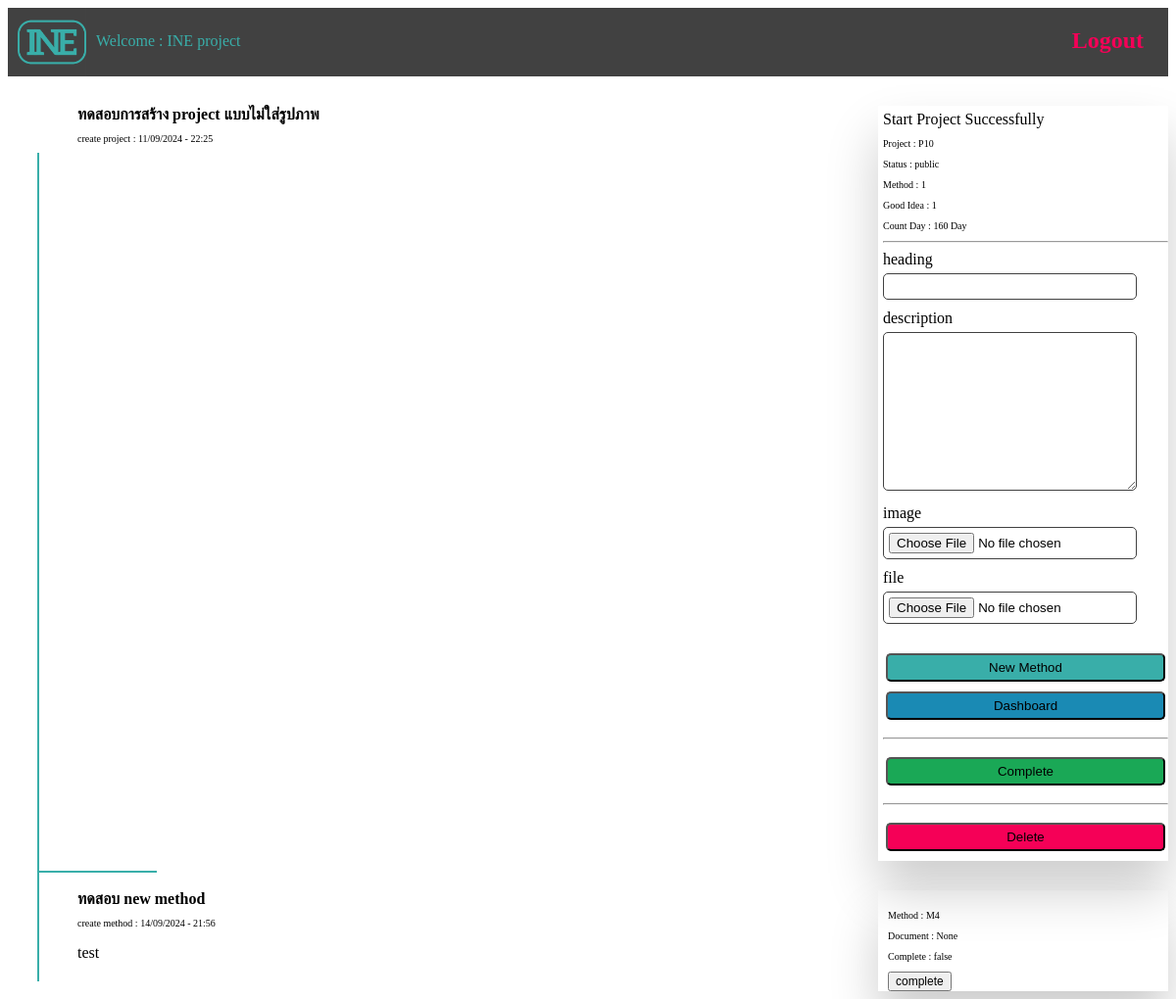
Page /dashboard/INE project/idea/10/ (signed in) on the earlier database version.
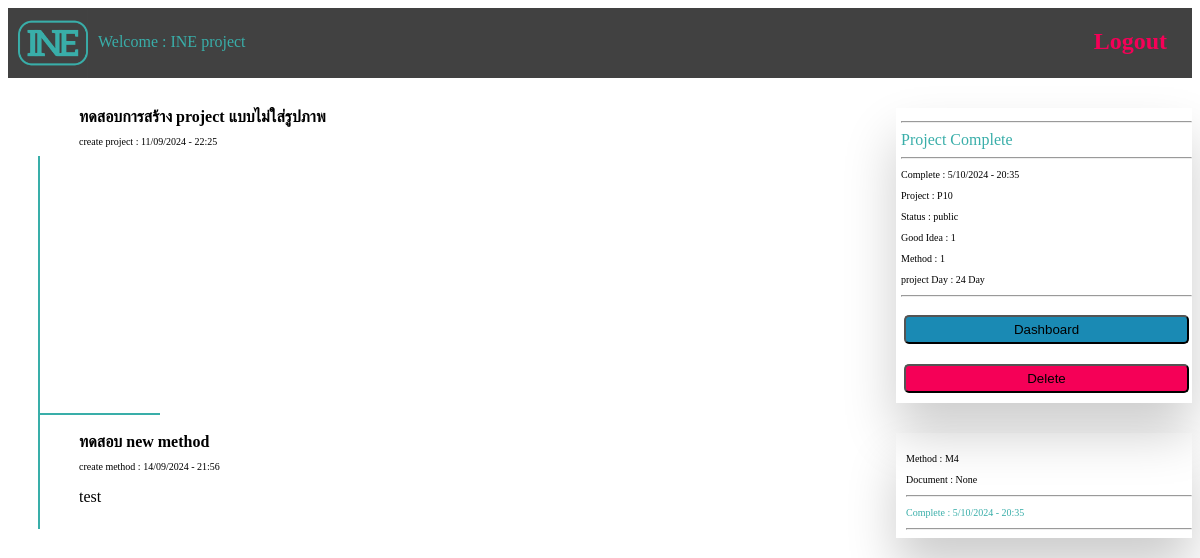
Same page on the later database version.
### INEapp/models.py (models this page shows, shortened)
class Idea(models.Model):
    key_user = models.ForeignKey(User,on_delete=models.CASCADE,null=False,blank=False)
    idea_name = models.CharField(max_length=100,null=False,blank=False)
    idea_description = models.TextField(null=True,blank=True)
    idea_image = models.ImageField(upload_to='media/idea',null=True,blank=True)
    idea_datetime = models.DateTimeField(auto_now_add=True)
    idea_complete = models.DateTimeField(null=True,blank=True)
    idea_status = models.BooleanField(default=False)
    idea_start = models.BooleanField(default=False)
    idea_good = models.ManyToManyField(User,related_name='good',blank=True)

class SubIdea(models.Model):
    key_idea = models.ForeignKey(Idea,on_delete=models.CASCADE,null=False,blank=False)
    sub_idea = models.CharField(max_length=155,null=False,blank=False)
    sub_body = models.TextField(null=False,blank=False)
    sub_image = models.ImageField(upload_to='media/sub_idea',null=True,blank=True)
    sub_file = models.FileField(upload_to='media/document',null=True,blank=True)
    sub_datetime = models.DateTimeField(auto_now_add=True)
    sub_complete = models.DateTimeField(null=True,blank=True)

### INEapp/views.py (the view)
# urls.py: path('dashboard/<str:name>/idea/<int:id>/',idea,name='idea'),
@login_required(login_url='/')
def idea(request,name,id):
    if request.method == 'POST':
        if request.POST.get('btn-start-project') is not None: #start
            status = request.POST.get('status_project')
            start_idea = Idea.objects.get(id=id)
            if status == 'private':
                start_idea.idea_status = True
            else:
                start_idea.idea_status = False
            start_idea.idea_start = True
            start_idea.save()
            del status,start_idea
            return redirect(reverse('idea',kwargs={'name':name,'id':id}))
        if request.POST.get('btn-delete-project') is not None: # delete
            return redirect(reverse('dashboard',kwargs={'name':name}))
        if request.POST.get('btn-new-subidea') is not None: # new method
            form_subidea = Formsubidea(request.POST,request.FILES)
            if form_subidea.is_valid():
                key = Idea.objects.get(id=id)
                idea = form_subidea.cleaned_data['sub_idea']
                body = form_subidea.cleaned_data['sub_body']
                image = None
                file = None
                if request.FILES.get('sub_image') is not None:
                    image = form_subidea.cleaned_data['sub_image']
                if request.FILES.get('sub_file') is not None:
                    file = form_subidea.cleaned_data['sub_file']
                else:pass
                new_method = SubIdea.objects.create(sub_idea=idea,sub_body=body,sub_image=image,sub_file=file,key_idea=key)
                new_method.save()
                del key,idea,body,image,file,form_subidea,new_method
                return redirect(reverse('idea',kwargs={'name':name,'id':id}))
            else:
                del form_subidea
                return HttpResponse('''<h1 style="color: #ff0101; font-size: 30px;">Create New Method failed !</h1>
                                        <p>please check information in form.</p><a href="{% url 'dashboard' name %}"><h3>dashboard</h3></a>
                                    ''')
        else:
            return redirect(reverse('idea',kwargs={'name':name,'id':id}))
    else:
        form_sub = Formsubidea()
        subidea = SubIdea.objects.filter(key_idea_id=id)
        image_profile = DataUser.objects.get(data_user_id=request.user.id)
        select_idea = Idea.objects.get(id=id)
        if select_idea.idea_complete is not None:
            count_day = int((datetime.date(select_idea.idea_complete) - datetime.date(select_idea.idea_datetime)).days)
        else:
            count_day = int((datetime.date(datetime.now()) - datetime.date(select_idea.idea_datetime)).days)
        context = {'name':name,'id':id,'idea':select_idea,'img':image_profile,'day_count':count_day,'form':form_sub,'sub':subidea}
        del select_idea,image_profile,count_day,form_sub,subidea
        return render(request,'idea.html',context)

### INEapp/form.py
class Formsubidea(ModelForm):
    class Meta:
        model = SubIdea
        fields = ['sub_idea','sub_body','sub_image','sub_file']
        labels = {'sub_idea':'heading','sub_body':'description','sub_image':'image','sub_file':'file'}
        widgets = {
            'sub_idea':forms.TextInput(attrs={
                'id':'form-new-method',
            }),
            'sub_body':forms.Textarea(attrs={
                'id':'form-new-method',
            }),
            'sub_image':forms.FileInput(attrs={
                'id':'form-new-method',
                'accept':'.png,.jpg,',
            }),
            'sub_file':forms.FileInput(attrs={
                'id':'form-new-method',
                'accept':'.pdf'
            })
        }

### template/idea.html (shortened to what the changed rows need)
{% load static %}
<!DOCTYPE html>
<html lang="en">
<head>
    <link rel="stylesheet" href="{% static 'style/main.css' %}">
    <link rel="stylesheet" href="{% static 'style/idea.css' %}">
</head>
<body>
    <div class="menubar">
        <a href="/logout/"><h2 class="logout_button">Logout</h2></a>
    </div>
    <div class="grid_idea">
        <div id="div-idea2">
            <div><span><b>{{ idea.idea_name }}</b></span><p style="font-size: 10px;">create project : {{ idea.idea_datetime|date:'j/m/Y - G:i' }}</p></div>
            {% if idea.idea_image %}
                <div><img src="/static/{{idea.idea_image}}/" alt=""></div><br>
            {% else %}
                <br>
            {% endif %}
        </div>
        <div id="div-idea3">
            {% if idea.idea_start == False %}
            <form action="" method="POST">
                {% csrf_token %}
                <hr>
                <input type="checkbox" name="status_project" id="public" value="public" onclick="if(this.checked){CheckboxSelect('private')}"><label for="choice">สาธารณะ</label><br>
                <input type="checkbox" name="status_project" id="private" value="private" onclick="if(this.checked){CheckboxSelect('public')}"><label for="choice">เฉพาะฉัน</label><br>
                <input type="submit" name="btn-start-project" id="btn-start" value="Start Project">
            </form>
            <a href="{% url 'dashboard' name %}"><button id="btn-back">Dashboard</button></a><hr>
            <a href="{% url 'delete' idea.id %}"><button id="btn-delete" onclick="ConfirmDelete()">Delete Project</button></a>
            {% else %}
                {% if idea.idea_complete %}
                    <div id="div-start-project" style="padding: 5px 0px 0px 5px;">
                        <hr>
                        <span style="color: #39aea9;">Project Complete</span>
                        <hr>
                        <p style="font-size: 10px;">Complete : {{ idea.idea_complete|date:'j/m/Y - G:i' }}</p>
                        <p style="font-size: 10px;">Project : P{{ idea.id }}</p>
                        <p style="font-size: 10px;">Status : {% if idea.idea_status == True %}private{% else %}public{% endif %}</p>
                        <p style="font-size: 10px;">Good Idea : {{ idea.idea_good.count }}</p>
                        <p style="font-size: 10px;">Method : {{sub.count}}</p>
                        <p style="font-size: 10px;">project Day : {{ day_count }} Day</p>
                        <hr>
                        <a href="{% url 'dashboard' name %}"><button id="btn-back">Dashboard</button></a>
                        <a href="{% url 'delete' idea.id %}"><button id="btn-delete" onclick="ConfirmDelete()">Delete</button></a>
                    </div>
                {% else %}
                    <div style="padding: 5px 0px 0px 5px;" id="div-start-project">
                        <span>Start Project Successfully</span>
                        <p style="font-size: 10px;">Project : P{{ idea.id }}</p>
                        <p style="font-size: 10px;">Status : {% if idea.idea_status == True %}private{% else %}public{% endif %}</p>
                        <p style="font-size: 10px;">Method : {{sub.count}}</p>
                        <p style="font-size: 10px;">Good Idea : {{ idea.idea_good.count }}</p>
                        <p style="font-size: 10px;">Count Day : {{ day_count }} Day</p>
                        <hr>
                        <form action="" method="POST" enctype="multipart/form-data">
                            {{form.sub_idea.label}}<br>
                            {{form.sub_idea}}<br>
                            {{form.sub_body.label}}<br>
                            {{form.sub_body}}<br>
                            {{form.sub_image.label}}<br>
                            {{form.sub_image}}<br>
                            {{form.sub_file.label}}<br>
                            {{form.sub_file}}<br>
                            <input type="submit" name="btn-new-subidea" id="btn-start" value="New Method">
                        </form>
                        <a href="{% url 'dashboard' name %}"><button id="btn-back">Dashboard</button></a><hr>
                        <a href="{% url 'idea_complete' name idea.id %}"><button id="btn-complete" onclick="ConfirmComplete()">Complete</button></a><hr>
                        <a href="{% url 'delete' idea.id %}"><button id="btn-delete" onclick="ConfirmDelete()">Delete</button></a>
                    </div>
                {% endif %}
            {% endif %}
        </div>
    </div>
    {% if sub %}
        {% for subidea in sub %}
        <div class="grid_idea">
            <div id="div-idea">
                <div style="border-left: 2px solid #39aea9; margin-left: 50%; width: 100%; height: 110%;">
                    <hr style="width: 200%; border: 1px solid #39aea9; margin-top: -20px;">
                </div>
            </div>
            <div id="div-idea2">
                <div><span><b>{{subidea.sub_idea}}</b></span><p style="font-size: 10px;">create method : {{ subidea.sub_datetime|date:'j/m/Y - G:i' }}</p></div>
                <p id="text_body">{{subidea.sub_body}}</p>
            </div>
            <div id="div-idea3">
                <div style="margin: 20px 0px 0px 10px;">
                    <p style="font-size: 10px;" id="method_create">Method : M{{ subidea.id }}</p>
                    {% if subidea.sub_file %}
                        <p style="font-size: 10px;">Document : <a href="/static/{{subidea.sub_file}}/" target="_blank">View</a></p>
                    {% else %}
                        <p style="font-size: 10px;">Document : None</p>
                    {% endif %}
                    {% if subidea.sub_complete %}
                        <hr>
                        <p style="font-size: 10px; color: #39aea9;">Complete : {{ subidea.sub_complete|date:'j/m/Y - G:i' }}</p>
                        <hr>
                    {% else %}
                        <p style="font-size: 10px;">Complete : false</p>
                        <a href="{% url 'method_complete' name idea.id subidea.id %}"><button onclick="ConfirmMethodComplete()" style="font-size: 12px;">complete</button></a>
                    {% endif %}
                </div>
            </div>
        </div>
        {% endfor %}
    {% endif %}
</body>
</html>

Differences in the rows shown:
changed Idea "ทดสอบการสร้าง project แบบไม่ใส่รูปภาพ": idea_complete (not shown) → "5/10/2024 - 20:35"
changed SubIdea "ทดสอบ new method": sub_complete (not shown) → "5/10/2024 - 20:35"; sub_complete "Complete : false complete" → "Complete :"
Other differences:
{{ sub.count }}: (not shown) → "1"
{{ day_count }}: (not shown) → "24"
{{ sub.count }}: "1" → (not shown)
{{ day_count }}: "160" → (not shown)
form field btn-new-subidea: "New Method" → (not shown)
text no longer shown: "Start Project Successfully Count Day : heading description image file Complete"
text now shown: "Project Complete Complete : project Day :"
